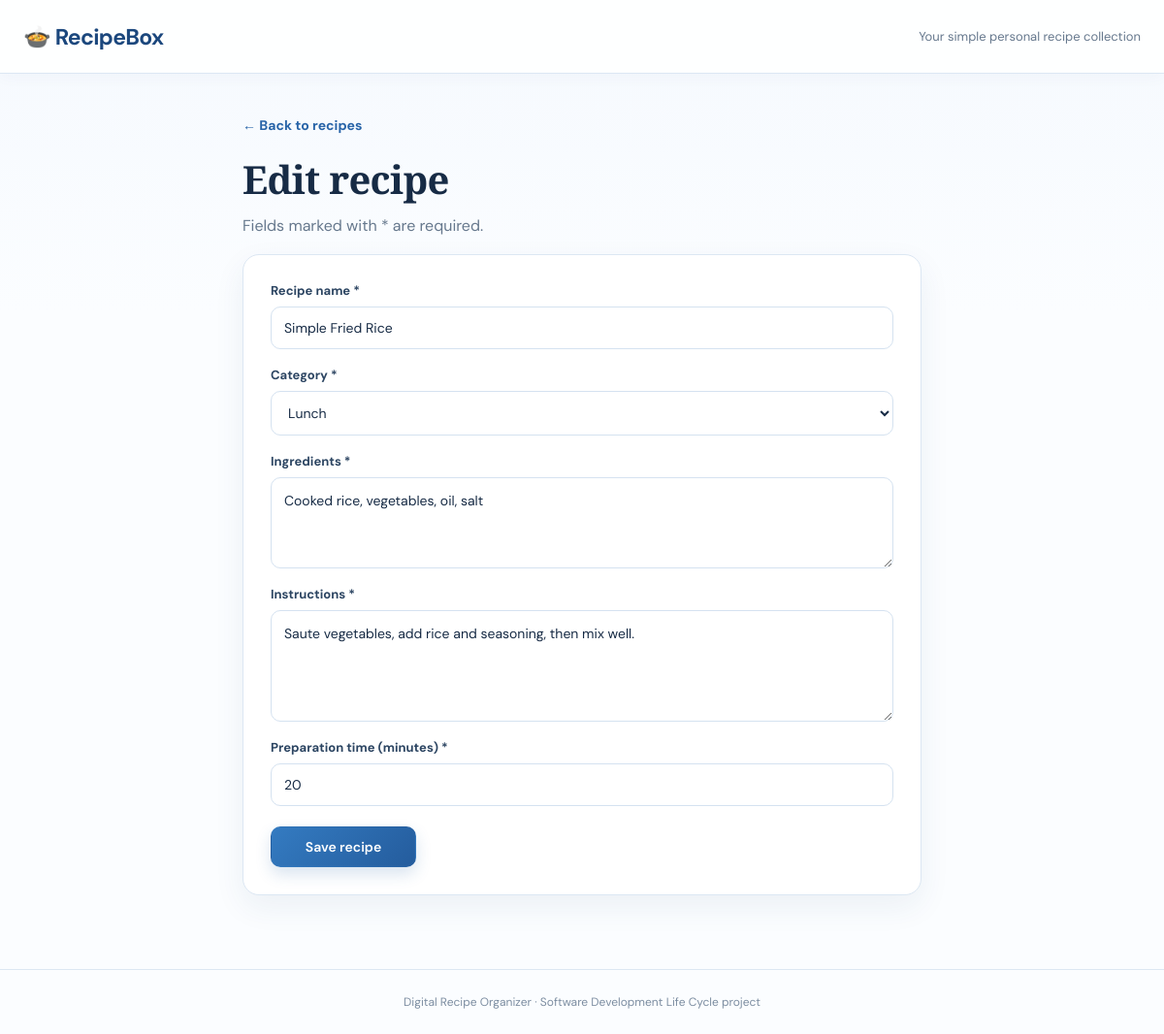
The page /edit/3 on the database its author committed.
### tables this page shows
CREATE TABLE recipes (
                id INTEGER PRIMARY KEY AUTOINCREMENT,
                name TEXT NOT NULL,
                category TEXT NOT NULL,
                ingredients TEXT NOT NULL,
                instructions TEXT NOT NULL,
                prep_minutes INTEGER NOT NULL DEFAULT 0
            );

### app.py (the view, shortened to what this page needs)
@app.route("/edit/<int:recipe_id>", methods=["GET", "POST"])
def edit_recipe(recipe_id):
    with db_connection() as conn:
        recipe = conn.execute("SELECT * FROM recipes WHERE id = ?", (recipe_id,)).fetchone()
    if recipe is None:
        flash("Recipe not found.", "error")
        return redirect(url_for("index"))
    return render_template("form.html", recipe=recipe, page_title="Edit recipe")

### app.py (called while the page is built)
def get_db():
    conn = sqlite3.connect(DB_PATH)
    conn.row_factory = sqlite3.Row
    return conn

@contextmanager
def db_connection():
    conn = get_db()
    try:
        yield conn
        conn.commit()
    except Exception:
        conn.rollback()
        raise
    finally:
        conn.close()

### templates/form.html (shortened to what this page needs)
{% extends "base.html" %}
{% block content %}
<section class="form-wrap">
  <a class="back-link" href="{{ url_for('index') }}">← Back to recipes</a>
  <h1>{{ page_title }}</h1>
  <p class="muted">Fields marked with * are required.</p>
  <form method="post" class="recipe-form">
    <label>Recipe name *<input name="name" required maxlength="100" value="{{ recipe.name if recipe else '' }}" placeholder="e.g. Vegetable pasta"></label>
    <label>Category *
      <select name="category" required>
        {% set current = recipe.category if recipe else '' %}
        {% for cat in ['Breakfast', 'Lunch', 'Dinner', 'Snacks', 'Dessert', 'Drinks', 'Other'] %}
          <option value="{{ cat }}" {% if current == cat %}selected{% endif %}>{{ cat }}</option>
        {% endfor %}
      </select>
    </label>
    <label>Ingredients *<textarea name="ingredients" required rows="3" placeholder="List ingredients separated by commas">{{ recipe.ingredients if recipe else '' }}</textarea></label>
    <label>Instructions *<textarea name="instructions" required rows="4" placeholder="Describe the steps">{{ recipe.instructions if recipe else '' }}</textarea></label>
    <label>Preparation time (minutes) *<input type="number" name="prep_minutes" required min="0" value="{{ recipe.prep_minutes if recipe else 15 }}"></label>
    <button class="button primary" type="submit">Save recipe</button>
  </form>
</section>
{% endblock %}

### static/style.css (style rules this page uses)
:root { --ink: #172b45; --muted: #66788d; --blue: #2864a8; --blue-dark: #1b477d; --blue-soft: #eaf3fc; --blue-pale: #f5f9fe; --line: #dce7f3; --white: #ffffff; --danger-bg: #fff0ef; --danger: #a83b36; --shadow: 0 12px 32px rgba(29, 67, 110, 0.07); }
* { box-sizing: border-box; }
html { scroll-behavior: smooth; }
body { margin: 0; background: linear-gradient(180deg, #f5f9fe 0, #fbfdff 320px, #fbfdff 100%); color: var(--ink); font-family: 'DM Sans', Arial, sans-serif; -webkit-font-smoothing: antialiased; }
h1, h2, h3, p { margin-top: 0; }
h1 { max-width: 720px; margin-bottom: 12px; font-family: 'Playfair Display', Georgia, serif; font-size: clamp(32px, 4vw, 47px); line-height: 1.13; letter-spacing: -0.7px; }
.muted { color: var(--muted); line-height: 1.7; }
.button { border: 1px solid transparent; border-radius: 10px; padding: 11px 16px; display: inline-flex; align-items: center; justify-content: center; gap: 7px; font: 600 14px 'DM Sans', sans-serif; text-decoration: none; cursor: pointer; white-space: nowrap; transition: transform .18s ease, box-shadow .18s ease, background .18s ease, border-color .18s ease; }
.primary { color: #fff; background: linear-gradient(135deg, #347bc1, #245c9d); box-shadow: 0 7px 16px rgba(40, 100, 168, 0.18); }
input, select, textarea { min-width: 0; border: 1px solid #d5e2f0; border-radius: 10px; padding: 12px 13px; background: #fff; color: var(--ink); font: 400 14px 'DM Sans', Arial, sans-serif; transition: border-color .18s ease, box-shadow .18s ease; }
input::placeholder, textarea::placeholder { color: #93a2b5; }
.form-wrap { max-width: 700px; margin: 0 auto; }
.back-link { display: inline-block; margin-bottom: 24px; color: var(--blue); font-size: 14px; font-weight: 700; text-decoration: none; }
.form-wrap h1 { font-size: clamp(30px, 4vw, 40px); }
.recipe-form { display: grid; gap: 18px; padding: 28px; background: #fff; border: 1px solid var(--line); border-radius: 17px; box-shadow: var(--shadow); }
.recipe-form label { display: grid; gap: 8px; color: #2c4562; font-size: 13px; font-weight: 700; }
.recipe-form input, .recipe-form select, .recipe-form textarea { width: 100%; font-weight: 400; }
.recipe-form textarea { resize: vertical; line-height: 1.6; }
.recipe-form .button { justify-self: start; min-width: 150px; margin-top: 3px; }

### rows shown on the page
recipes: name "Simple Fried Rice", category "Lunch", ingredients "Cooked rice, vegetables, oil, salt", instructions "Saute vegetables, add rice and seasoning, then mix well.", prep_minutes "20"

### other values the page prints
{{ page_title }} "Edit recipe"
